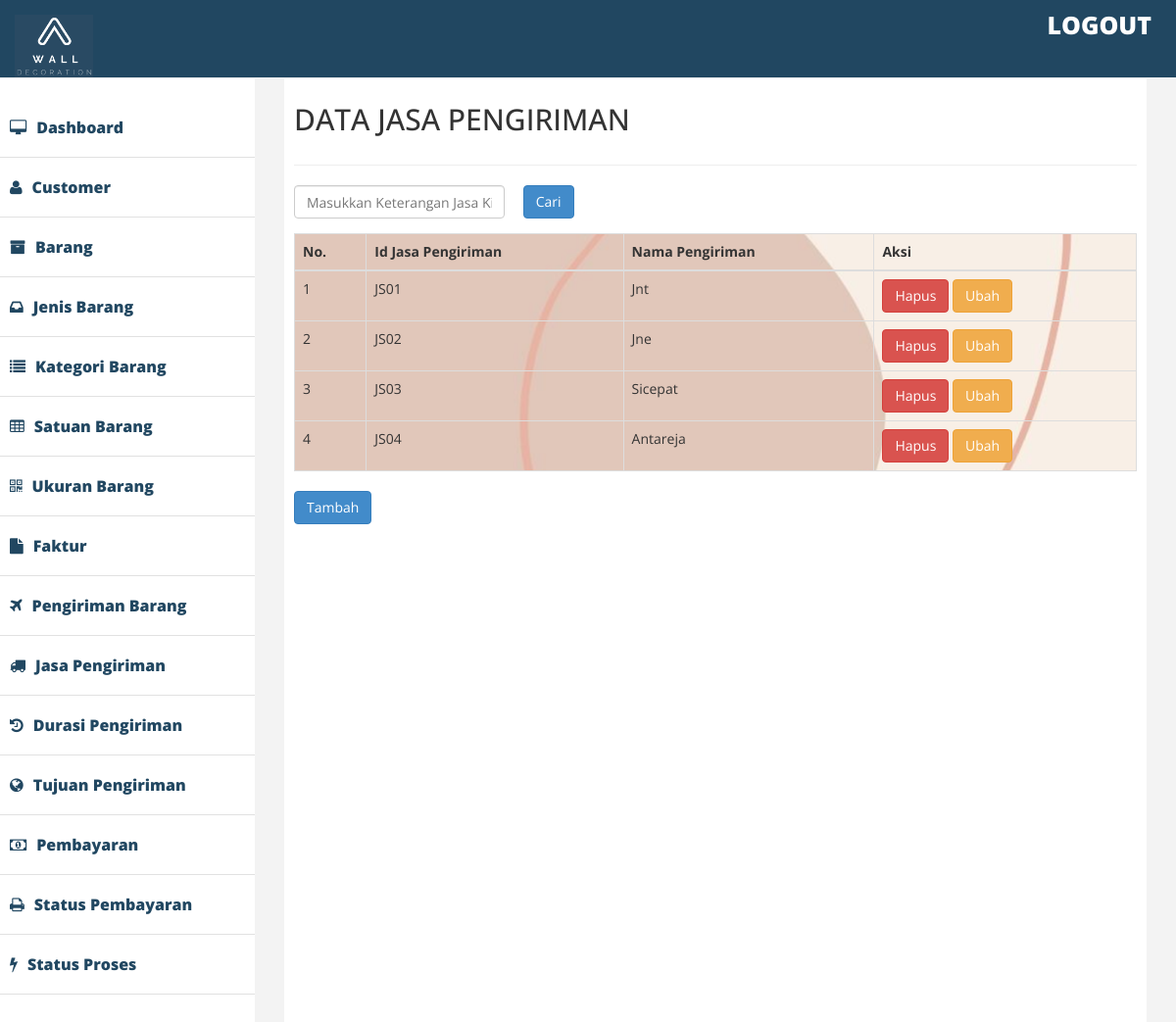
The page /admin/index2.php?halaman=jasakirim2 on the database its author committed.
### tables this page shows
CREATE TABLE `jasa_kirim` (
  `id_jasakirim` varchar(11) NOT NULL,
  `nama_jasakirim` varchar(11) NOT NULL
);

### admin/jasakirim2.php (the view, shortened to what this page needs)
<div class="row">
    <div class="col-lg-12">
        <h2>DATA JASA PENGIRIMAN</h2>
</div>
    </div>
<hr />
<form class="form-horizontal" role="search" method="post" action="index2.php?halaman=pencarianjasakirim2">
		<div class="col-md-3">
		<div class="form-group">
				<input type="text" class="form-control" name="keyword" placeholder="Masukkan Keterangan Jasa Kirim" autofocus autocomplete="off">
			</div>
		</div>
		<div class="col-md-2">
			<button class="btn btn-primary" name="cari">Cari</button>
		</div>
</form>
<table class="table table-bordered"background="img.jpg">
	<thead>
		<tr>
			<th> No. </th>
			<th> Id Jasa Pengiriman </th>
			<th> Nama Pengiriman </th>
			<th> Aksi </th>
		</tr>
	</thead>
	<tbody>
		<?php $nomor=1;?>
		<?php $ambil=$koneksi->query("SELECT*FROM jasa_kirim ");?>
		<?php while($pecah=$ambil->fetch_assoc()){?>
		<tr>
			<td><?php echo $nomor; ?></td>
			<td> <?php echo $pecah['id_jasakirim']; ?></td>
			<td> <?php echo $pecah['nama_jasakirim']; ?></td>
			<td>
				<a href="index2.php?halaman=hapusjasakirim2&id=<?php echo $pecah['id_jasakirim'];?> " class="btn-danger btn" >Hapus</a>
				<a href="index2.php?halaman=ubahjasakirim2&id=<?php echo $pecah['id_jasakirim'];?>" class="btn btn-warning"> Ubah </a>
			</td>
		</tr>
		<?php $nomor++; ?>
		<?php } ?>
	</tbody>
</table>
<a href=" index2.php?halaman=tambahjasakirim2" class ="btn btn-primary"> Tambah </a>

### admin/assets/css/custom.css (style rules this page uses)
body { font-family: 'Open Sans', sans-serif; line-height:30px; }

### rows shown on the page
jasa_kirim: id_jasakirim "JS01", nama_jasakirim "Jnt"
jasa_kirim: id_jasakirim "JS02", nama_jasakirim "Jne"
jasa_kirim: id_jasakirim "JS03", nama_jasakirim "Sicepat"
jasa_kirim: id_jasakirim "JS04", nama_jasakirim "Antareja"
